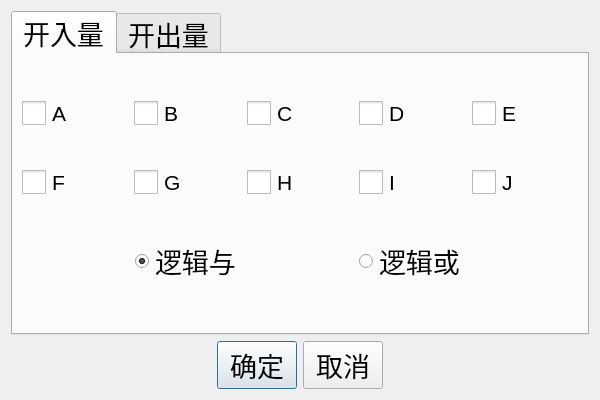
<?xml version="1.0" encoding="UTF-8"?>
<ui version="4.0">
 <class>QGradientSettingDlg</class>
 <widget class="QDialog" name="QGradientSettingDlg">
  <property name="geometry">
   <rect>
    <x>0</x>
    <y>0</y>
    <width>600</width>
    <height>400</height>
   </rect>
  </property>
  <property name="font">
   <font>
    <pointsize>18</pointsize>
   </font>
  </property>
  <property name="windowTitle">
   <string/>
  </property>
  <property name="windowOpacity">
   <double>1.000000000000000</double>
  </property>
  <layout class="QVBoxLayout" name="verticalLayout">
   <item>
    <widget class="QSttTabWidget" name="tabWidget">
     <property name="font">
      <font>
       <pointsize>20</pointsize>
      </font>
     </property>
     <property name="currentIndex">
      <number>0</number>
     </property>
     <widget class="QWidget" name="m_tabBIn">
      <attribute name="title">
       <string>开入量</string>
      </attribute>
      <layout class="QVBoxLayout" name="verticalLayout_2">
       <item>
        <layout class="QGridLayout" name="gridLayout">
         <item row="0" column="2">
          <widget class="QSttCheckBox" name="m_cbBinC">
           <property name="font">
            <font>
             <pointsize>16</pointsize>
            </font>
           </property>
           <property name="styleSheet">
            <string notr="true">QCheckBox::indicator {  
width: 24px;  height: 24px;
}</string>
           </property>
           <property name="text">
            <string>C</string>
           </property>
          </widget>
         </item>
         <item row="0" column="0">
          <widget class="QSttCheckBox" name="m_cbBinA">
           <property name="font">
            <font>
             <pointsize>16</pointsize>
            </font>
           </property>
           <property name="styleSheet">
            <string notr="true">QCheckBox::indicator {  
width: 24px;  height: 24px;
}</string>
           </property>
           <property name="text">
            <string>A</string>
           </property>
          </widget>
         </item>
         <item row="0" column="1">
          <widget class="QSttCheckBox" name="m_cbBinB">
           <property name="font">
            <font>
             <pointsize>16</pointsize>
            </font>
           </property>
           <property name="styleSheet">
            <string notr="true">QCheckBox::indicator {  
width: 24px;  height: 24px;
}</string>
           </property>
           <property name="text">
            <string>B</string>
           </property>
          </widget>
         </item>
         <item row="0" column="3">
          <widget class="QSttCheckBox" name="m_cbBinD">
           <property name="font">
            <font>
             <pointsize>16</pointsize>
            </font>
           </property>
           <property name="styleSheet">
            <string notr="true">QCheckBox::indicator {  
width: 24px;  height: 24px;
}</string>
           </property>
           <property name="text">
            <string>D</string>
           </property>
          </widget>
         </item>
         <item row="0" column="4">
          <widget class="QSttCheckBox" name="m_cbBinE">
           <property name="font">
            <font>
             <pointsize>16</pointsize>
            </font>
           </property>
           <property name="styleSheet">
            <string notr="true">QCheckBox::indicator {  
width: 24px;  height: 24px;
}</string>
           </property>
           <property name="text">
            <string>E</string>
           </property>
          </widget>
         </item>
        </layout>
       </item>
       <item>
        <layout class="QGridLayout" name="gridLayout_2">
         <item row="0" column="1">
          <widget class="QSttCheckBox" name="m_cbBinF">
           <property name="font">
            <font>
             <pointsize>16</pointsize>
            </font>
           </property>
           <property name="styleSheet">
            <string notr="true">QCheckBox::indicator {  
width: 24px;  height: 24px;
}</string>
           </property>
           <property name="text">
            <string>F</string>
           </property>
          </widget>
         </item>
         <item row="0" column="2">
          <widget class="QSttCheckBox" name="m_cbBinG">
           <property name="font">
            <font>
             <pointsize>16</pointsize>
            </font>
           </property>
           <property name="styleSheet">
            <string notr="true">QCheckBox::indicator {  
width: 24px;  height: 24px;
}</string>
           </property>
           <property name="text">
            <string>G</string>
           </property>
          </widget>
         </item>
         <item row="0" column="4">
          <widget class="QSttCheckBox" name="m_cbBinI">
           <property name="font">
            <font>
             <pointsize>16</pointsize>
            </font>
           </property>
           <property name="styleSheet">
            <string notr="true">QCheckBox::indicator {  
width: 24px;  height: 24px;
}</string>
           </property>
           <property name="text">
            <string>I</string>
           </property>
          </widget>
         </item>
         <item row="0" column="3">
          <widget class="QSttCheckBox" name="m_cbBinH">
           <property name="font">
            <font>
             <pointsize>16</pointsize>
            </font>
           </property>
           <property name="styleSheet">
            <string notr="true">QCheckBox::indicator {  
width: 24px;  height: 24px;
}</string>
           </property>
           <property name="text">
            <string>H</string>
           </property>
          </widget>
         </item>
         <item row="0" column="5">
          <widget class="QSttCheckBox" name="m_cbBinJ">
           <property name="font">
            <font>
             <pointsize>16</pointsize>
            </font>
           </property>
           <property name="styleSheet">
            <string notr="true">QCheckBox::indicator {  
width: 24px;  height: 24px;
}</string>
           </property>
           <property name="text">
            <string>J</string>
           </property>
          </widget>
         </item>
        </layout>
       </item>
       <item>
        <layout class="QHBoxLayout" name="horizontalLayout_4">
         <item>
          <spacer name="horizontalSpacer_3">
           <property name="orientation">
            <enum>Qt::Horizontal</enum>
           </property>
           <property name="sizeHint" stdset="0">
            <size>
             <width>20</width>
             <height>20</height>
            </size>
           </property>
          </spacer>
         </item>
         <item>
          <widget class="QRadioButton" name="m_rbAnd">
           <property name="text">
            <string>逻辑与</string>
           </property>
           <property name="checked">
            <bool>true</bool>
           </property>
          </widget>
         </item>
         <item>
          <spacer name="horizontalSpacer_5">
           <property name="orientation">
            <enum>Qt::Horizontal</enum>
           </property>
           <property name="sizeHint" stdset="0">
            <size>
             <width>40</width>
             <height>20</height>
            </size>
           </property>
          </spacer>
         </item>
         <item>
          <widget class="QRadioButton" name="m_rbOr">
           <property name="text">
            <string>逻辑或</string>
           </property>
          </widget>
         </item>
         <item>
          <spacer name="horizontalSpacer_4">
           <property name="orientation">
            <enum>Qt::Horizontal</enum>
           </property>
           <property name="sizeHint" stdset="0">
            <size>
             <width>40</width>
             <height>20</height>
            </size>
           </property>
          </spacer>
         </item>
        </layout>
       </item>
      </layout>
     </widget>
     <widget class="QWidget" name="m_tabBOut">
      <attribute name="title">
       <string>开出量</string>
      </attribute>
      <layout class="QVBoxLayout" name="verticalLayout_3">
       <item>
        <widget class="QSttGroupBox" name="m_gbNormal">
         <property name="title">
          <string>常态</string>
         </property>
         <layout class="QVBoxLayout" name="verticalLayout_4">
          <item>
           <layout class="QGridLayout" name="gridLayout_3">
            <item row="0" column="2">
             <widget class="QSttCheckBox" name="m_cbBOut3">
              <property name="font">
               <font>
                <pointsize>16</pointsize>
               </font>
              </property>
              <property name="styleSheet">
               <string notr="true">QCheckBox::indicator {  
width: 24px;  height: 24px;
}</string>
              </property>
              <property name="text">
               <string>3</string>
              </property>
             </widget>
            </item>
            <item row="0" column="3">
             <widget class="QSttCheckBox" name="m_cbBOut4">
              <property name="font">
               <font>
                <pointsize>16</pointsize>
               </font>
              </property>
              <property name="styleSheet">
               <string notr="true">QCheckBox::indicator {  
width: 24px;  height: 24px;
}</string>
              </property>
              <property name="text">
               <string>4</string>
              </property>
             </widget>
            </item>
            <item row="1" column="0">
             <widget class="QSttCheckBox" name="m_cbBOut6">
              <property name="font">
               <font>
                <pointsize>16</pointsize>
               </font>
              </property>
              <property name="styleSheet">
               <string notr="true">QCheckBox::indicator {  
width: 24px;  height: 24px;
}</string>
              </property>
              <property name="text">
               <string>6</string>
              </property>
             </widget>
            </item>
            <item row="1" column="1">
             <widget class="QSttCheckBox" name="m_cbBOut7">
              <property name="font">
               <font>
                <pointsize>16</pointsize>
               </font>
              </property>
              <property name="styleSheet">
               <string notr="true">QCheckBox::indicator {  
width: 24px;  height: 24px;
}</string>
              </property>
              <property name="text">
               <string>7</string>
              </property>
             </widget>
            </item>
            <item row="0" column="1">
             <widget class="QSttCheckBox" name="m_cbBOut2">
              <property name="font">
               <font>
                <pointsize>16</pointsize>
               </font>
              </property>
              <property name="styleSheet">
               <string notr="true">QCheckBox::indicator {  
width: 24px;  height: 24px;
}</string>
              </property>
              <property name="text">
               <string>2</string>
              </property>
             </widget>
            </item>
            <item row="1" column="4">
             <widget class="QSttCheckBox" name="m_cbBOut10">
              <property name="font">
               <font>
                <pointsize>16</pointsize>
               </font>
              </property>
              <property name="styleSheet">
               <string notr="true">QCheckBox::indicator {  
width: 24px;  height: 24px;
}</string>
              </property>
              <property name="text">
               <string>10</string>
              </property>
             </widget>
            </item>
            <item row="1" column="2">
             <widget class="QSttCheckBox" name="m_cbBOut8">
              <property name="font">
               <font>
                <pointsize>16</pointsize>
               </font>
              </property>
              <property name="styleSheet">
               <string notr="true">QCheckBox::indicator {  
width: 24px;  height: 24px;
}</string>
              </property>
              <property name="text">
               <string>8</string>
              </property>
             </widget>
            </item>
            <item row="0" column="4">
             <widget class="QSttCheckBox" name="m_cbBOut5">
              <property name="font">
               <font>
                <pointsize>16</pointsize>
               </font>
              </property>
              <property name="styleSheet">
               <string notr="true">QCheckBox::indicator {  
width: 24px;  height: 24px;
}</string>
              </property>
              <property name="text">
               <string>5</string>
              </property>
             </widget>
            </item>
            <item row="1" column="3">
             <widget class="QSttCheckBox" name="m_cbBOut9">
              <property name="font">
               <font>
                <pointsize>16</pointsize>
               </font>
              </property>
              <property name="styleSheet">
               <string notr="true">QCheckBox::indicator {  
width: 24px;  height: 24px;
}</string>
              </property>
              <property name="text">
               <string>9</string>
              </property>
             </widget>
            </item>
            <item row="0" column="0">
             <widget class="QSttCheckBox" name="m_cbBOut1">
              <property name="font">
               <font>
                <pointsize>16</pointsize>
               </font>
              </property>
              <property name="styleSheet">
               <string notr="true">QCheckBox::indicator {  
width: 24px;  height: 24px;
}</string>
              </property>
              <property name="text">
               <string>1</string>
              </property>
             </widget>
            </item>
           </layout>
          </item>
         </layout>
        </widget>
       </item>
       <item>
        <widget class="QSttGroupBox" name="m_gbError">
         <property name="title">
          <string>故障态</string>
         </property>
         <layout class="QVBoxLayout" name="verticalLayout_5">
          <item>
           <layout class="QGridLayout" name="gridLayout_4">
            <item row="1" column="4">
             <widget class="QSttCheckBox" name="m_cbBOut10_E">
              <property name="font">
               <font>
                <pointsize>16</pointsize>
               </font>
              </property>
              <property name="styleSheet">
               <string notr="true">QCheckBox::indicator {  
width: 24px;  height: 24px;
}</string>
              </property>
              <property name="text">
               <string>10</string>
              </property>
             </widget>
            </item>
            <item row="0" column="3">
             <widget class="QSttCheckBox" name="m_cbBOut4_E">
              <property name="font">
               <font>
                <pointsize>16</pointsize>
               </font>
              </property>
              <property name="styleSheet">
               <string notr="true">QCheckBox::indicator {  
width: 24px;  height: 24px;
}</string>
              </property>
              <property name="text">
               <string>4</string>
              </property>
             </widget>
            </item>
            <item row="0" column="1">
             <widget class="QSttCheckBox" name="m_cbBOut2_E">
              <property name="font">
               <font>
                <pointsize>16</pointsize>
               </font>
              </property>
              <property name="styleSheet">
               <string notr="true">QCheckBox::indicator {  
width: 24px;  height: 24px;
}</string>
              </property>
              <property name="text">
               <string>2</string>
              </property>
             </widget>
            </item>
            <item row="1" column="1">
             <widget class="QSttCheckBox" name="m_cbBOut7_E">
              <property name="font">
               <font>
                <pointsize>16</pointsize>
               </font>
              </property>
              <property name="styleSheet">
               <string notr="true">QCheckBox::indicator {  
width: 24px;  height: 24px;
}</string>
              </property>
              <property name="text">
               <string>7</string>
              </property>
             </widget>
            </item>
            <item row="0" column="4">
             <widget class="QSttCheckBox" name="m_cbBOut5_E">
              <property name="font">
               <font>
                <pointsize>16</pointsize>
               </font>
              </property>
              <property name="styleSheet">
               <string notr="true">QCheckBox::indicator {  
width: 24px;  height: 24px;
}</string>
              </property>
              <property name="text">
               <string>5</string>
              </property>
             </widget>
            </item>
            <item row="1" column="0">
             <widget class="QSttCheckBox" name="m_cbBOut6_E">
              <property name="font">
               <font>
                <pointsize>16</pointsize>
               </font>
              </property>
              <property name="styleSheet">
               <string notr="true">QCheckBox::indicator {  
width: 24px;  height: 24px;
}</string>
              </property>
              <property name="text">
               <string>6</string>
              </property>
             </widget>
            </item>
            <item row="1" column="3">
             <widget class="QSttCheckBox" name="m_cbBOut9_E">
              <property name="font">
               <font>
                <pointsize>16</pointsize>
               </font>
              </property>
              <property name="styleSheet">
               <string notr="true">QCheckBox::indicator {  
width: 24px;  height: 24px;
}</string>
              </property>
              <property name="text">
               <string>9</string>
              </property>
             </widget>
            </item>
            <item row="0" column="0">
             <widget class="QSttCheckBox" name="m_cbBOut1_E">
              <property name="font">
               <font>
                <pointsize>16</pointsize>
               </font>
              </property>
              <property name="styleSheet">
               <string notr="true">QCheckBox::indicator {  
width: 24px;  height: 24px;
}</string>
              </property>
              <property name="text">
               <string>1</string>
              </property>
             </widget>
            </item>
            <item row="1" column="2">
             <widget class="QSttCheckBox" name="m_cbBOut8_E">
              <property name="font">
               <font>
                <pointsize>16</pointsize>
               </font>
              </property>
              <property name="styleSheet">
               <string notr="true">QCheckBox::indicator {  
width: 24px;  height: 24px;
}</string>
              </property>
              <property name="text">
               <string>8</string>
              </property>
             </widget>
            </item>
            <item row="0" column="2">
             <widget class="QSttCheckBox" name="m_cbBOut3_E">
              <property name="font">
               <font>
                <pointsize>16</pointsize>
               </font>
              </property>
              <property name="styleSheet">
               <string notr="true">QCheckBox::indicator {  
width: 24px;  height: 24px;
}</string>
              </property>
              <property name="text">
               <string>3</string>
              </property>
             </widget>
            </item>
           </layout>
          </item>
         </layout>
        </widget>
       </item>
      </layout>
     </widget>
    </widget>
   </item>
   <item>
    <layout class="QHBoxLayout" name="horizontalLayout">
     <item>
      <spacer name="horizontalSpacer">
       <property name="orientation">
        <enum>Qt::Horizontal</enum>
       </property>
       <property name="sizeHint" stdset="0">
        <size>
         <width>40</width>
         <height>20</height>
        </size>
       </property>
      </spacer>
     </item>
     <item>
      <widget class="QPushButton" name="m_btnOK">
       <property name="font">
        <font>
         <pointsize>20</pointsize>
        </font>
       </property>
       <property name="text">
        <string>确定</string>
       </property>
      </widget>
     </item>
     <item>
      <widget class="QPushButton" name="m_btnCancel">
       <property name="font">
        <font>
         <pointsize>20</pointsize>
        </font>
       </property>
       <property name="text">
        <string>取消</string>
       </property>
      </widget>
     </item>
     <item>
      <spacer name="horizontalSpacer_2">
       <property name="orientation">
        <enum>Qt::Horizontal</enum>
       </property>
       <property name="sizeHint" stdset="0">
        <size>
         <width>40</width>
         <height>20</height>
        </size>
       </property>
      </spacer>
     </item>
    </layout>
   </item>
  </layout>
 </widget>
 <customwidgets>
  <customwidget>
   <class>QSttTabWidget</class>
   <extends>QTabWidget</extends>
   <header>../Controls/SttTabWidget.h</header>
   <container>1</container>
  </customwidget>
  <customwidget>
   <class>QSttCheckBox</class>
   <extends>QCheckBox</extends>
   <header>../Controls/SttCheckBox.h</header>
  </customwidget>
  <customwidget>
   <class>QSttGroupBox</class>
   <extends>QGroupBox</extends>
   <header>../Controls/SttGroupBox.h</header>
   <container>1</container>
  </customwidget>
 </customwidgets>
 <resources/>
 <connections/>
</ui>
